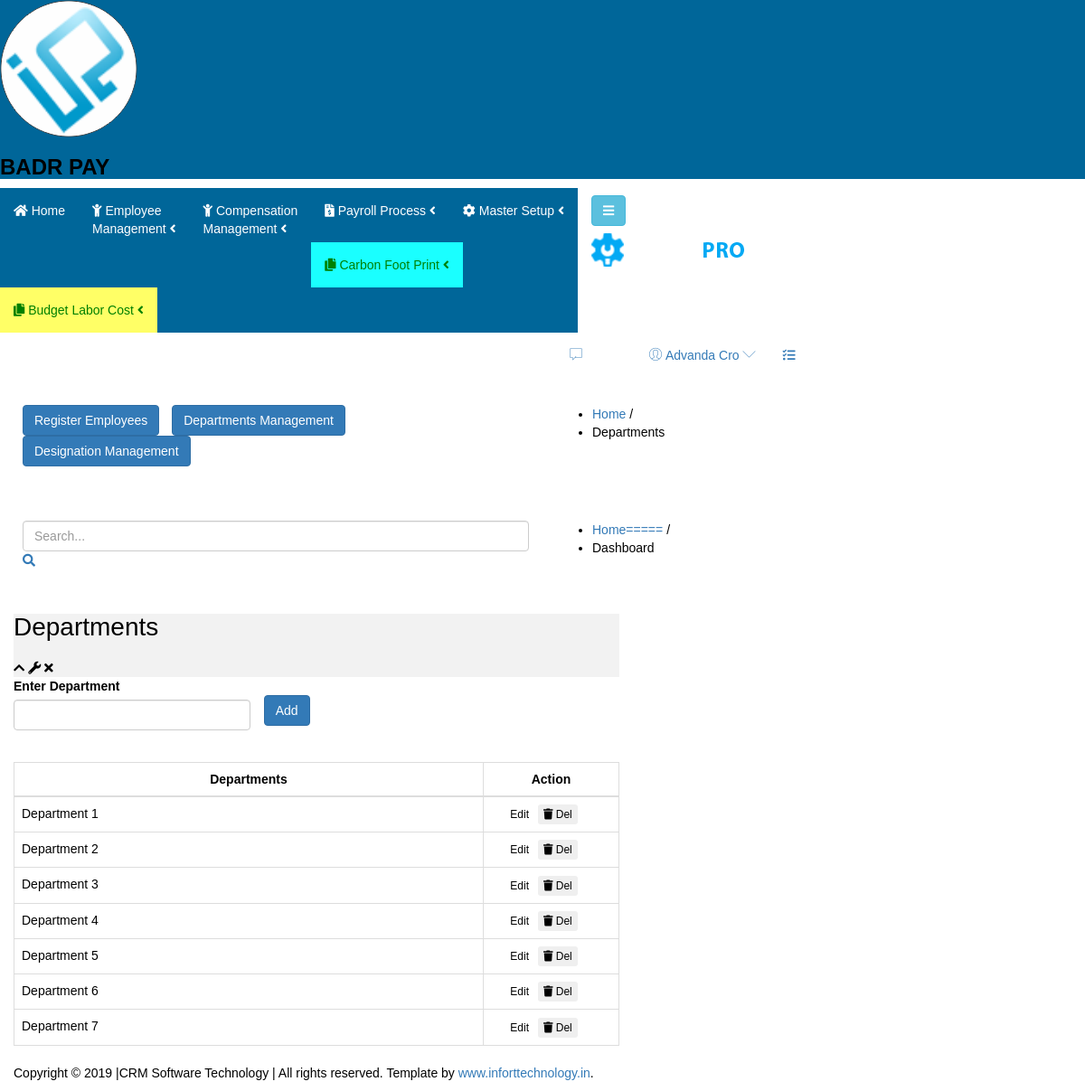
Screenshot of /Wamp/Forms/RegisterDepartment/Departments.php with the database file from the repository.
### tables this page shows
CREATE TABLE IF NOT EXISTS `departments` (
  `ID` int NOT NULL AUTO_INCREMENT,
  `Departments` varchar(50) NOT NULL,
  PRIMARY KEY (`ID`)
);

### Wamp/Connection/dbconnecting.php (called while the page is built, shortened)
<?php
$host = "localhost";
$user = "root";
$password = "";
$database = "badrpayroll";
class DBHandle {
    private $connection;
    public function __construct($host, $user, $password, $database) {
        $this->connection = new mysqli($host, $user, $password, $database);
    }
    public function runQuery($query) {
        $result = $this->connection->query($query);
        return $result;
    }
}
$db_handle = new DBHandle($host, $user, $password, $database);
?>

### Wamp/Forms/RegisterDepartment/Departments.php (the view, shortened to what this page needs)
<?php
	require_once("../../Connection/dbconnecting.php");
?>
<!doctype html>
<html class="no-js" lang="en">
<head>
	<?php include('../../Include/headerlinks.php');
	?>
</head>
<body class="materialdesign">
    <div class="wrapper-pro">
        <?php include('../../Include/sidebar.php'); ?>
        <div class="content-inner-all">
            <?php include('../../Include/header.php'); ?>
            <div class="breadcome-area mg-b-30 small-dn">
                <div class="container-fluid">
                    <div class="row">
                        <div class="col-lg-12">
                            <div class="breadcome-list shadow-reset">
                                <div class="row">
                                    <div class="col-lg-6">
                                            <div class="menu-container">
                                    <a href="../EmployeeRegister/RegisterEmployee.php" class="btn btn-primary">Register Employees</a>
                                </div>
                                <div class="menu-container">
                                    <a href="../RegisterDepartment/Departments.php" class="btn btn-primary">Departments Management</a>
                                </div>
                                <div class="menu-container">
                                    <a href="../RegisterDesignations/Designations.php" class="btn btn-primary">Designation Management</a>
                                </div>
                                    </div>
                                    <div class="col-lg-6">
                                        <ul class="breadcome-menu">
                                            <li><a href="#">Home</a> <span class="bread-slash">/</span>
                                            </li>
                                            <li><span class="bread-blod">Departments</span>
                                            </li>
                                        </ul>
                                    </div>
                                </div>
                            </div>
                        </div>
                    </div>
                </div>
            </div>
			<?php include('../../Include/menuarea.php'); ?>
            <div class="admin-dashone-data-table-area mg-b-15">
                <div class="container-fluid">
                    <div class="row">
                        <div class="col-lg-7">
                            <div class="sparkline8-list shadow-reset">
                                <div class="sparkline8-hd" style="background-color:#f2f2f2;">
                                    <div class="main-sparkline8-hd">
                                        <h1>Departments</h1>
                                        <div class="sparkline8-outline-icon">
                                            <span class="sparkline8-collapse-link"><i class="fa fa-chevron-up"></i></span>
                                            <span><i class="fa fa-wrench"></i></span>
                                            <span class="sparkline8-collapse-close"><i class="fa fa-times"></i></span>
                                        </div>
                                    </div>
                                </div>
                                <div class="sparkline8-graph">
									<form id="form1" name="form1" method="post" autocomplete="off" action="">
										<div class="row">
											<div class="col-md-5">
												<div class="form-group">
													<label for="txtDepartment" style="text-align: left; display: block;" >Enter Department</label>
													<input type="text" class="form-control" id="txtDepartment">
												</div>
											</div>
											<div class="form-group" style="text-align: left; display: block;"><br>
												<button type="button" class="Add_Button btn btn-primary" id="Add_Button">Add</button>
											</div>
										</div>
									</form>
									<br>
										<div id="Insert_Department" >
											<table class="table table-bordered" >
												<thead>
													<tr>
														<th  style="  text-align:center;">Departments</th>
														<th  style="  text-align:center;">Action</th>
													</tr>
												</thead>
												<tbody>
												<?php
												$queryA = "SELECT * FROM `departments` ORDER BY `departments`.`Departments` ASC";
												$resultA = $db_handle->runQuery($queryA);
												if(!empty($resultA)){
													foreach ($resultA as $r) {
														$ID=$r['ID'];
														?>
														<tr id="show">
															<td style ="text-align:left;" id="Departments-<?php echo $ID; ?>"><?php echo $r['Departments']; ?></td>
															<td style="width:150px;"><div class="btn-group project-list-action"><button class="btn btn-white btn-xs Update btn-hover-edit" id="<?php echo $ID; ?>"><i class="fa fa-pencil"></i> Edit</button></div>
															<div class="btn-group project-list-action"><button class="btn btn-white btn-xs Delete" id="<?php echo $ID; ?>"><i class="fa fa-trash"></i></i> Del</button></div></td>
														</tr>
														<?php
													}
												}	?>
												</tbody>
											</table>
										</div>
                                    </div>
                                </div>
                            </div>
                        </div>
                    </div>
                </div>
            </div>
        </div>
    <?php include('../../Include/footer.php'); ?>
</body>
</html>

### Wamp/Forms/css/style.css (style rules this page uses)
body { font-family: "Poppins", sans-serif; color: #000000; background-color: #ffffff; }
.btn, .btn:focus { outline: none !important; -webkit-box-shadow: none; box-shadow: none; }

### Wamp/Forms/RegisterDepartment/Departments.php (style rules this page uses)
.btn-hover-edit { background-color: white; }
.menu-container { display: inline-block; margin-right: 10px; }
.breadcome-area { padding: 20px 0; }
.breadcome-list { padding: 10px; }

### rows the page displays
departments: Departments "Department 1"
departments: Departments "Department 2"
departments: Departments "Department 3"
departments: Departments "Department 4"
departments: Departments "Department 5"
departments: Departments "Department 6"
departments: Departments "Department 7"
